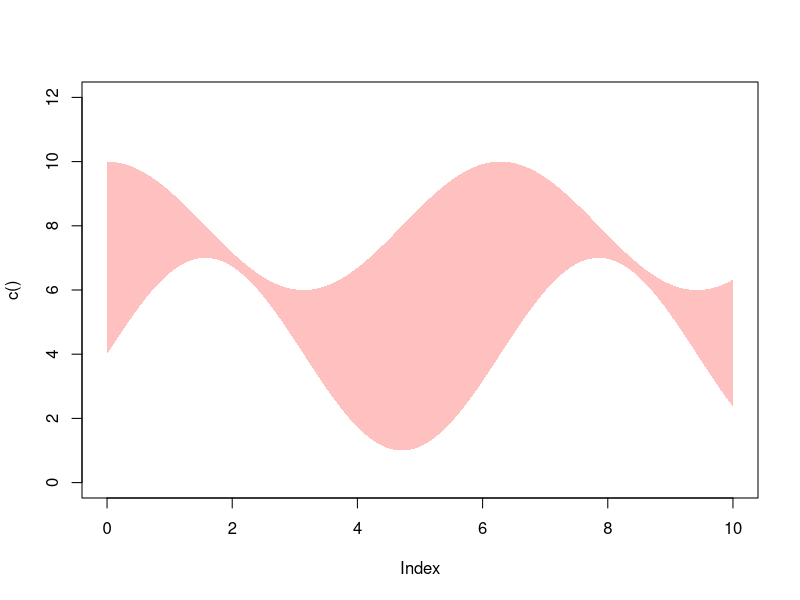

The R script that drew this image:

mu <- function(n){
  (n^4 - n^2 - 2) / 4
}

sigma2 <- function(n){
  (2*n^6 - 9*n^4 + 7*n^2 + 6) / 72
}

mean = mu(10)
variance = sigma2(10)
sd = sqrt(variance)

print(mean)
print(variance)
print(pnorm(1200, mean=mean, sd=sd))

x <- seq(0, 10, 0.01)
y1 <- 2 * cos(x) + 8
y2 <- 3 * sin(x) + 4

plot(c(), c(), xlim=c(0,10), ylim=c(0,12))
polygon(c(x, rev(x)), c(y2, rev(y1)),
        col = "#ffc0c0", border = NA)

